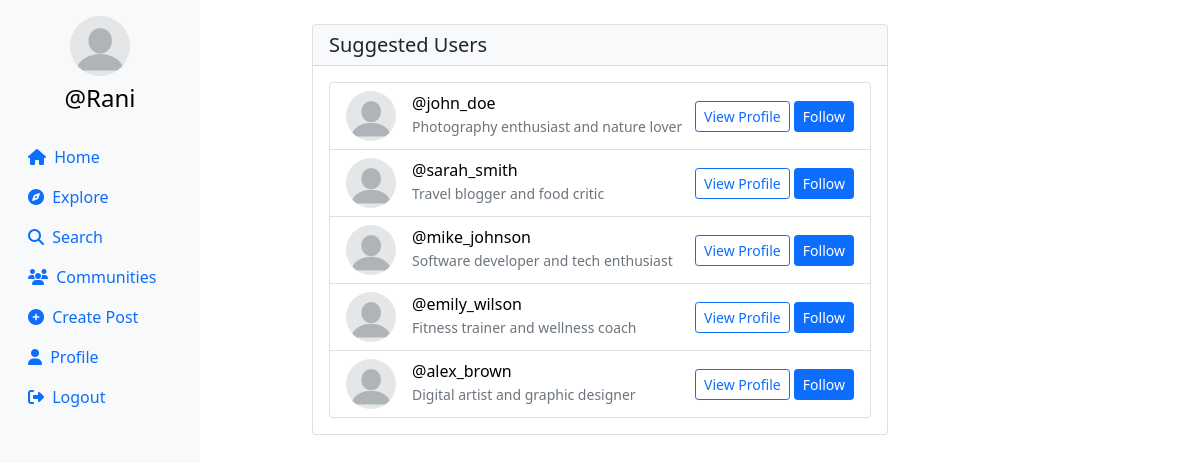
/ (signed in), run on the app's committed database.
### userauth/models.py (models this page shows, shortened)
class Profile(models.Model):
    user = models.ForeignKey(User, on_delete=models.CASCADE)
    id_user = models.IntegerField(primary_key=True, default=0)
    bio = models.TextField(blank=True, default='')
    profileimg = models.ImageField(upload_to='profile_images', default='blank-profile-picture.png')
    location = models.CharField(max_length=100, blank=True, default='')

### userauth/views.py (the view)
# urls.py: path('',views.home),
@login_required(login_url='/loginn')
def home(request):
    following_users = Followers.objects.filter(follower=request.user.username).values_list('user', flat=True)
    post = Post.objects.filter(Q(user=request.user.username) | Q(user__in=following_users)).order_by('-created_at')
    profile = Profile.objects.get(user=request.user)
    suggested_users = User.objects.exclude(username=request.user.username)\
                                  .exclude(username__in=following_users)\
                                  .order_by('?')[:5]  # Random 5 users
    suggested_profiles = Profile.objects.filter(user__in=suggested_users)
    context = {
        'post': post,
        'profile': profile,
        'suggested_profiles': suggested_profiles,
    }
    return render(request, 'main.html', context)

### templates/main.html (shortened to what this page needs)
{% load static %}
<!DOCTYPE html>
<html lang="en">
<head>
    <link rel="stylesheet" href="https://maxcdn.bootstrapcdn.com/bootstrap/4.5.2/css/bootstrap.min.css">
    <link href="https://cdn.jsdelivr.net/npm/bootstrap@5.0.2/dist/css/bootstrap.min.css" rel="stylesheet"
>
    <link rel="stylesheet" href="{% static 'css/app.css' %}">
</head>
<body>
<div class="container-fluid">
    <div class="row">
        <nav class="col-md-2 d-none d-md-block sidebar" style="position: fixed;">
            <div class="text-center mt-3">
                <img src="{{profile.profileimg.url}}" alt="Profile Picture" class="profile-pic">
                <h4 class="mt-2"><a href="/profile/{{user}}" style="text-decoration:none;">@{{user}}</a></h4>
            </div>
            <ul class="nav flex-column mt-4">
                <li class="nav-item">
                    <a class="nav-link active" href="/">
                        <i class="fa-solid fa-house mr-1"></i> Home
                    </a>
                </li>
                <li class="nav-item">
                    <a class="nav-link" href="/explore">
                        <i class="fa-solid fa-compass mr-1"></i> Explore
                    </a>
                </li>
                <li class="nav-item">
                    <a class="nav-link" href="#" data-bs-toggle="modal" data-bs-target="#exampleModal3">
                        <i class="fa-solid fa-magnifying-glass mr-1"></i> Search
                    </a>
                </li>
                <li class="nav-item">
                    <a class="nav-link" href="/communities/">
                        <i class="fa-solid fa-users mr-1"></i> Communities
                    </a>
                </li>
                <li class="nav-item">
                    <a class="nav-link" href="#" data-bs-toggle="modal" data-bs-target="#exampleModal"
                        data-bs-whatever="@getbootstrap">
                        <i class="fa-solid fa-circle-plus mr-1"></i> Create Post
                    </a>
                </li>
                <li class="nav-item">
                    <a class="nav-link" href="/profile/{{user}}">
                        <i class="fa-solid fa-user mr-1"></i> Profile
                    </a>
                </li>
                <li class="nav-item">
                    <a class="nav-link" href="/logoutt">
                        <i class="fa-solid fa-right-from-bracket mr-1"></i> Logout
                    </a>
                </li>
            </ul>
        </nav>
    <div class="container mt-4">
        <div class="row">
            <div class="col-md-6 mx-auto">
                <div class="card">
                    <div class="card-header bg-light">
                        <h5 class="mb-0">Suggested Users</h5>
                    </div>
                    <div class="card-body">
                        {% if suggested_profiles %}
                            <div class="list-group">
                                {% for profile in suggested_profiles %}
                                    <div class="list-group-item d-flex justify-content-between align-items-center">
                                        <div class="d-flex align-items-center">
                                            <img src="{{ profile.profileimg.url }}" alt="Profile Picture" class="rounded-circle mr-3" style="width: 50px; height: 50px; object-fit: cover;">
                                            <div>
                                                <h6 class="mb-0"><a href="/profile/{{ profile.user.username }}" style="text-decoration: none;">@{{ profile.user.username }}</a></h6>
                                                <small class="text-muted">{{ profile.bio|truncatechars:50 }}</small>
                                            </div>
                                        </div>
                                        <div>
                                            <a href="/profile/{{ profile.user.username }}" class="btn btn-sm btn-outline-primary">View Profile</a>
                                            <form action="/follow" method="POST" class="d-inline">
                                                <button type="submit" class="btn btn-sm btn-primary">Follow</button>
                                            </form>
                                        </div>
                                    </div>
                                {% endfor %}
                            </div>
                        {% else %}
                            <p class="text-center">No suggestions available at the moment.</p>
                        {% endif %}
                    </div>
                </div>
            </div>
        </div>
    </div>
</div>
</body>
</html>

### templates/modal.html (shortened to what this page needs)
{% load static %}

### templates/search.html (shortened to what this page needs)
{% load static %}

### templates/main.html (style rules this page uses)
.sidebar { background-color: #f8f9fa; height: 100vh; color: black; }
.profile-pic { width: 60px; height: 60px; border-radius: 50%; object-fit: cover; }
a { color: black; }

### data on the page
Profile: profileimg (placeholder picture)
Profile: profileimg (placeholder picture), user.username "john_doe", bio "Photography enthusiast and nature lover"
Profile: profileimg (placeholder picture), user.username "sarah_smith", bio "Travel blogger and food critic"
Profile: profileimg (placeholder picture), user.username "mike_johnson", bio "Software developer and tech enthusiast"
Profile: profileimg (placeholder picture), user.username "emily_wilson", bio "Fitness trainer and wellness coach"
Profile: profileimg (placeholder picture), user.username "alex_brown", bio "Digital artist and graphic designer"

### other printed values
{{ user }} "Rani"
